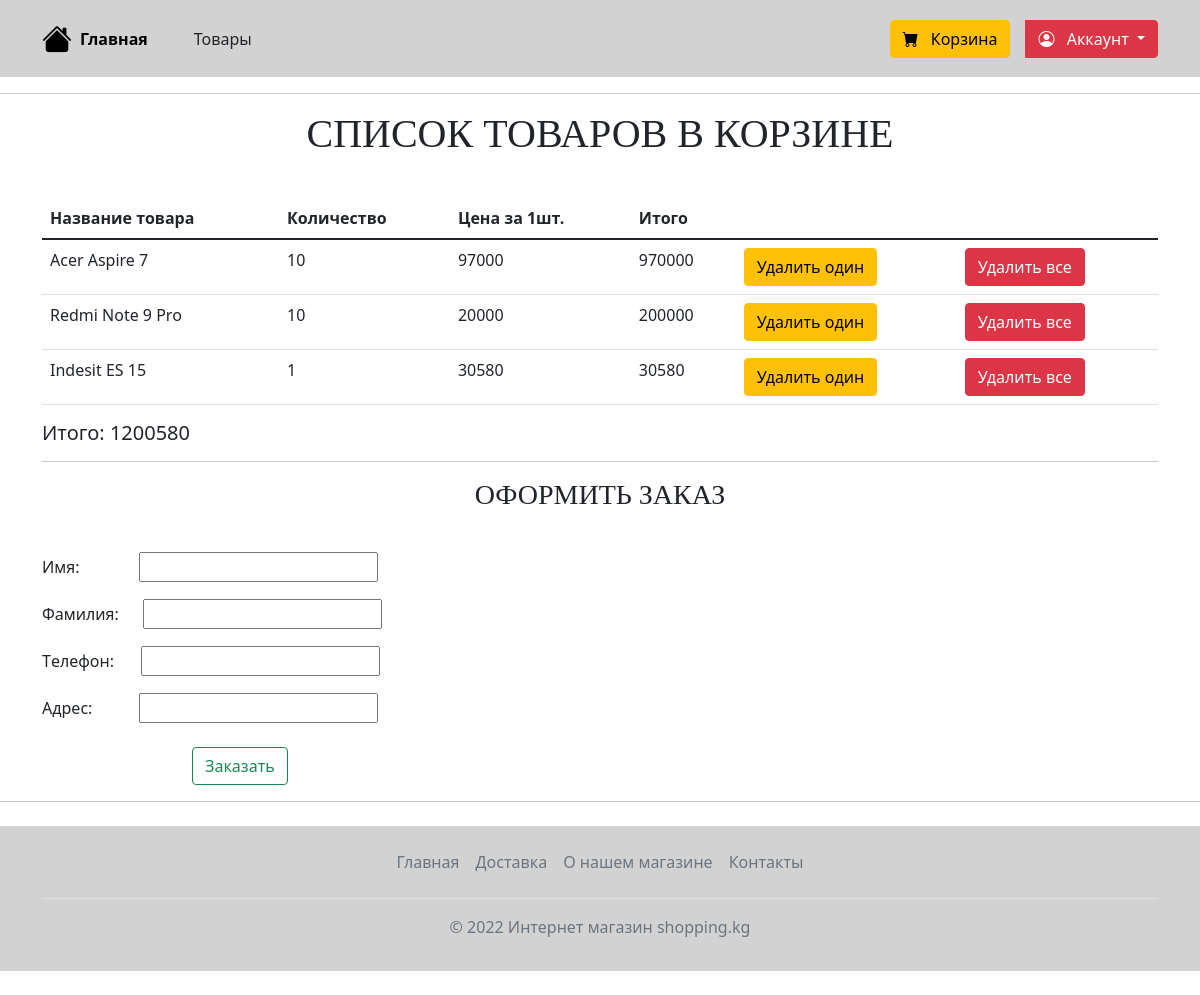
Page /cart/ on the committed database.
### shop/models.py (models this page shows, shortened)
class Cart(models.Model):
    product = models.ForeignKey('Products', on_delete=models.CASCADE,
                                verbose_name='Товары', related_name='product_in_cart')
    qty = models.PositiveIntegerField(verbose_name='Количество', default=1)
    class Meta:
        verbose_name = 'Товар в корзине'
        verbose_name_plural = 'Товары в корзине'
    def get_product_total(self):
        return self.qty * self.product.price
    @classmethod
    def get_total(cls):
        total = 0
        for cart in cls.objects.all():
            total += cart.get_product_total()
        return total

class Products(models.Model):
    name = models.CharField(max_length=150, verbose_name='Название')
    description = models.TextField(verbose_name='Описание')
    trademark = models.CharField(max_length=50, verbose_name='Торговая марка')
    maker = models.CharField(max_length=50, verbose_name='Производитель')
    image = models.CharField(max_length=250, verbose_name='Ссылка на изображение')
    qty_in_stock = models.PositiveIntegerField(default=0, verbose_name='Количество')
    price = models.PositiveIntegerField(default=0, verbose_name='Цена')
    category = models.ForeignKey('Category', on_delete=models.CASCADE, verbose_name='Категория')
    product_type = models.CharField(max_length=50, verbose_name='Тип товара')
    class Meta:
        db_table = 'products'
        verbose_name = 'Товар'
        verbose_name_plural = 'Товары'

### shop/views/cart.py (the view)
# urls.py: path('cart/', CartView.as_view(), name='cart'),
class CartView(ListView):
    model = Cart
    template_name = "cart/cart_index.html"
    context_object_name = "cart"
    def get_context_data(self, *, object_list=None, **kwargs):
        context = super().get_context_data(object_list=None, **kwargs)
        context['total'] = Cart.get_total()
        context['form'] = OrderForm()
        return context

### shop/forms.py
class OrderForm(forms.ModelForm):
    class Meta:
        model = Order
        fields = ["name", "last_name", "phone", "address"]

### shop/templates/cart/cart_index.html (shortened to what this page needs)
{% extends "base.html" %}
{% block content %}
    <h1 style="text-align: center; text-transform: uppercase; font-family: Constantia; margin-bottom: 40px;">Список
        товаров в корзине</h1>
    <table class="table">
        <thead>
        <tr>
            <th scope="col">Название товара</th>
            <th scope="col">Количество</th>
            <th scope="col">Цена за 1шт.</th>
            <th scope="col">Итого</th>
            <th></th>
            <th></th>
        </tr>
        </thead>
        <tbody>
        {% for item in cart %}
            <tr>
                <td>{{ item.product.name }}</td>
                <td>{{ item.qty }}</td>
                <td>{{ item.product.price }}</td>
                <td>{{ item.get_product_total }}</td>
                <td><a href="{% url "remove_one_for_cart" item.pk %}" class="btn btn-warning">Удалить один</a></td>
                <td><a href="{% url "remove_for_cart" item.pk %}" class="btn btn-danger">Удалить все</a></td>
            </tr>
        {% endfor %}
        </tbody>
    </table>
    <h5>Итого: {{ total }}</h5>
    <hr>
    <h3 style="text-align: center; text-transform: uppercase; font-family: Constantia; margin-bottom: 40px;">Оформить заказ</h3>
    <form action="{% url 'order_create' %}" method="post" class="text-right">
        <div class="fieldWrapper">
            <label for="{{ form.name.id_for_label }}" style="margin-right: 55px">Имя:</label>
            {{ form.name }}
        </div>
        <div class="fieldWrapper">
            <label for="{{ form.last_name.id_for_label }}" style="margin-right: 20px; margin-top: 20px;">Фамилия:</label>
            {{ form.last_name }}
        </div>
        <div class="fieldWrapper">
            <label for="{{ form.phone.id_for_label }}" style="margin-right: 23px; margin-top: 20px;">Тeлефон:</label>
            {{ form.phone }}
        </div>
        <div class="fieldWrapper">
            <label for="{{ form.address.id_for_label }}" style="margin-right: 42px; margin-top: 20px;">Адрес:</label>
            {{ form.address }}
        </div>
        <button type="submit" class="btn btn-outline-success mt-4" style="margin-left: 150px;">Заказать</button>
    </form>
{% endblock %}

### shop/templates/base.html (shortened to what this page needs)
{% load static %}
<!DOCTYPE html>
<html lang="en">
<head>
    <link href="https://cdn.jsdelivr.net/npm/bootstrap@5.1.3/dist/css/bootstrap.min.css" rel="stylesheet"
>
    <link rel="stylesheet" href="https://cdn.jsdelivr.net/npm/bootstrap-icons@1.10.2/font/bootstrap-icons.css">
    <link rel="stylesheet" href="{% static 'css/style.css' %}" type="text/css">
</head>
<body>
<header class="p-3 text-dark" style="background: rgb(210, 210, 210)">
    <div class="container">
        <div class="d-flex flex-wrap align-items-center justify-content-center justify-content-lg-start">
            <a href="{% url 'index' %}" class="d-flex align-items-center mb-2 mb-lg-0 text-white text-decoration-none">
                <i class="bi bi-house-fill" style="font-size: 30px; color: black"></i>
            </a>
            <ul class="nav col-12 col-lg-auto me-lg-auto mb-2 justify-content-center mb-md-0">
                <li><a href="{% url 'index' %}" class="nav-link px-2"
                       style="color: black; font-weight: bolder; margin-right: 30px">Главная</a></li>
                <li><a href="{% url 'products_list' %}" class="nav-link px-2 text-dark">Товары</a></li>
            </ul>
            <div class="text-end">
                <div class="btn-group">
                    <a href="{% url 'cart' %}"><button type="button" class="btn btn-warning me-3">
                    <i class="bi bi-cart-fill me-2"></i> Корзина
                    </button></a>
                    <button type="button" class="btn btn-danger dropdown-toggle" data-bs-toggle="dropdown"
                            aria-expanded="false">
                        <i class="bi bi-person-circle me-2"></i> Аккаунт
                    </button>
                </div>
            </div>
        </div>
    </div>
</header>
<hr>
<div class="container">
    {% block content %}{% endblock %}
</div>
<hr>
<div style="background: rgb(210, 210, 210);">
    <div class="container">
        <footer class="py-3 my-4">
            <ul class="nav justify-content-center border-bottom pb-3 mb-3">
                <li class="nav-item"><a href="{% url 'index' %}" class="nav-link px-2 text-muted">Главная</a></li>
                <li class="nav-item"><a class="nav-link px-2 text-muted" type="button" data-bs-toggle="modal"
                                        data-bs-target="#deliveryModal">
                    Доставка
                </a></li>
                <li class="nav-item"><a href="{% url 'about' %}" class="nav-link px-2 text-muted">О нашем магазине</a>
                </li>
                <li class="nav-item"><a class="nav-link px-2 text-muted" type="button" data-bs-toggle="modal"
                                        data-bs-target="#exampleModal">
                    Контакты
                </a></li>
            </ul>
            <p class="text-center text-muted">© 2022 Интернет магазин shopping.kg</p>
        </footer>
    </div>
</div>
</body>
</html>

### rows in the picture
Cart: product.name "Acer Aspire 7", qty "10", product.price "97000", get_product_total "970000"
Cart: product.name "Redmi Note 9 Pro", qty "10", product.price "20000", get_product_total "200000"
Cart: product.name "Indesit ES 15", qty "1", product.price "30580", get_product_total "30580"

### other values in the picture
{{ total }} "1200580"
